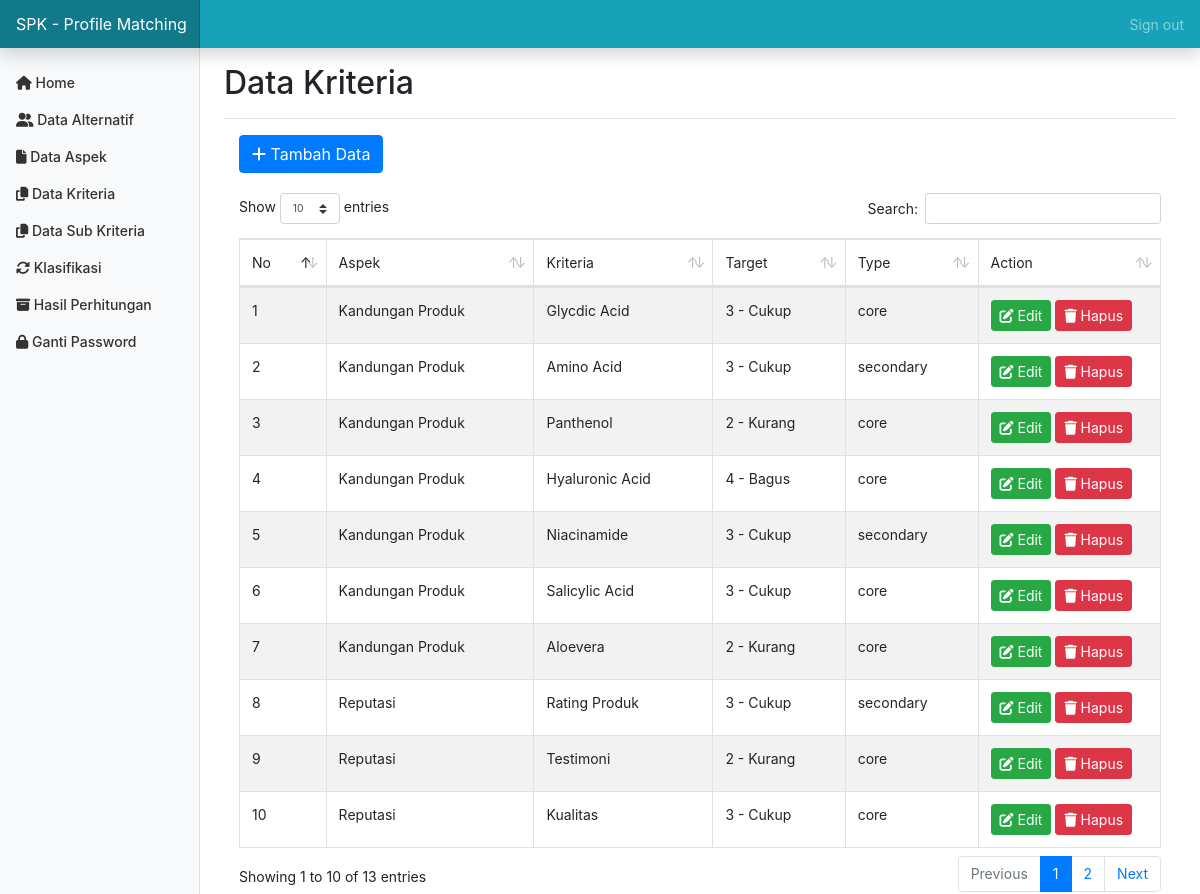
The page /home.php?page=kriteria (signed in) on the database its author committed.
### tables this page shows
CREATE TABLE `pm_faktor` (
  `id_faktor` int NOT NULL,
  `id_aspek` int NOT NULL,
  `faktor` varchar(100) NOT NULL,
  `target` int NOT NULL,
  `type` varchar(20) NOT NULL
);

CREATE TABLE `pm_aspek` (
  `id_aspek` int NOT NULL,
  `aspek` varchar(50) NOT NULL,
  `prosentase` int NOT NULL,
  `bobot_core` int NOT NULL,
  `bobot_secondary` int NOT NULL
);

CREATE TABLE `pm_faktor_nilai` (
  `id_faktor_nilai` int NOT NULL,
  `id_faktor` int NOT NULL,
  `nama` varchar(50) NOT NULL,
  `nilai` int NOT NULL
);

### kriteria.php (the view, shortened to what this page needs)
<div class="container">
		<a href="home.php?page=tambah_kriteria">
			<button style="margin-bottom: 20px;" class="btn btn-primary"> <i class="fa fa-plus"></i> Tambah Data </button>
		</a>
		<table id="example" class="table table-striped table-bordered" style="width:100%">
	    	<thead>
	    		<tr>
	    			<td>No</td>
	    			<td>Aspek</td>
	    			<td>Kriteria</td>
	    			<td>Target</td>
	    			<td>Type</td>
	    			<td>Action</td>
	    		</tr>
	    	</thead>
	    	<tbody>
				<?php
			        $no = 1;
					$query = "SELECT a.*, b.*, c.nama, c.nilai
							FROM pm_faktor a
							LEFT JOIN pm_aspek b ON a.id_aspek = b.id_aspek
							LEFT JOIN pm_faktor_nilai c ON a.id_faktor = c.id_faktor AND c.id_faktor_nilai = a.target
							ORDER BY a.id_aspek ASC";
					$pm_faktor = $koneksi->prepare($query);
					$pm_faktor->execute();
					$res1 = $pm_faktor->get_result();
					if ($res1->num_rows > 0) {
						while ($row = $res1->fetch_assoc()) {
							$id = $row['id_faktor'];
							$aspek = $row['aspek'];
							$faktor = $row['faktor'];
							$type = $row['type'];
							$nama = $row['nama'];
							$nilai = $row['nilai'];
				?>
					<tr>
						<td><?php echo $no++; ?></td>
						<td><?php echo $aspek; ?></td>
						<td><?php echo $faktor; ?></td>
						<td><?php echo $nilai ." - ".$nama; ?></td>
						<td><?php echo $type; ?></td>
						<td>
							<a href="home.php?page=edit_kriteria&aa=<?php echo base64_encode($id) ?>">
								<button class="btn btn-success btn-sm"> <i class="fa fa-edit"></i> Edit </button>
							</a>
							<a href="hapus_kriteria.php?aa=<?php echo base64_encode($id) ?>" onclick="javascript: return confirm('Apakah Anda yakin ingin menghapus data ini?')">
								<button class="btn btn-danger btn-sm"> <i class="fa fa-trash"></i> Hapus </button>
							</a>
						</td>
					</tr>
			    <?php } } else { ?>
				    <tr>
				    	<td colspan='7'>Tidak ada data ditemukan</td>
				    </tr>
			    <?php } ?>
	    	</tbody>
	    </table>
    </div>

### home.php (shortened to what this page needs)
<?php
if( empty( $_SESSION['id_user'] ) ){
  $_SESSION['err'] = '<strong>ERROR!</strong> Anda harus login terlebih dahulu.';
  header('Location: ./login.php');
  die();
} else {
?>
<!DOCTYPE html>
<html lang="en">
  <head>
    <link href="css/bootstrap.css" rel="stylesheet">
    <link rel="stylesheet" type="text/css" href="css/dataTables.bootstrap4.min.css">
    <link href="css/dashboard.css" rel="stylesheet">
  </head>
  <body>
    <nav class="navbar navbar-dark sticky-top bg-info flex-md-nowrap p-0 shadow">
  <a class="navbar-brand col-md-3 col-lg-2 mr-0 px-3" href="#">SPK - Profile Matching</a>
  <ul class="navbar-nav px-3">
    <li class="nav-item text-nowrap">
      <a class="nav-link" href="keluar.php"> <span data-feather="log-out"></span> Sign out </a>
    </li>
  </ul>
</nav>
<div class="container-fluid">
  <div class="row">
     <?php include "menu.php"; ?>
    <main role="main" class="col-md-9 ml-sm-auto col-lg-10 px-md-4">
      <div class="d-flex justify-content-between flex-wrap flex-md-nowrap align-items-center pt-3 pb-2 mb-3 border-bottom">
        <h1 class="h2">
          <?php
            if (isset($_REQUEST['page'])){
               $page = $_REQUEST['page'];
              switch($page ){
                case 'kriteria':
                  echo "Data Kriteria";
                  break;
                }
            } else {
              echo "Home";
            }
          ?>
        </h1>
      </div>
      <div class="table-responsive">
        <?php
  if( isset($_REQUEST['page'] )){
    $page = $_REQUEST['page'];
    switch($page ){
      case 'kriteria':
        include "kriteria.php";
        break;
    }
  }
  ?>
      </div>
    </main>
  </div>
</div>
  </body>
</html>
<?php
}
?>

### menu.php (shortened to what this page needs)
<?php
    if( !empty( $_SESSION['id_user'] ) ){
?>
<nav id="sidebarMenu" class="col-md-3 col-lg-2 d-md-block bg-light sidebar collapse">
      <div class="sidebar-sticky pt-3">
        <ul class="nav flex-column">
          <li class="nav-item">
            <a class="nav-link" href="home.php">
              <span class="fas fa-home" style="font-size:14px"></span>
              Home <span class="sr-only">(current)</span>
            </a>
          </li>
          <li class="nav-item">
            <a class="nav-link" href="?page=alternatif">
              <span class="fas fa-user-friends" style="font-size:14px"></span>
              Data Alternatif
            </a>
          </li>
          <li class="nav-item">
            <a class="nav-link" href="?page=aspek">
              <span class="fas fa-file" style="font-size:14px"></span>
              Data Aspek
            </a>
          </li>
          <li class="nav-item">
            <a class="nav-link" href="?page=kriteria">
              <span class="fas fa-copy" style="font-size:14px"></span>
              Data Kriteria
            </a>
          </li>
          <li class="nav-item">
            <a class="nav-link" href="?page=subkriteria">
              <span class="fas fa-copy" style="font-size:14px"></span>
              Data Sub Kriteria
            </a>
          </li>
          <li class="nav-item">
            <a class="nav-link" href="?page=profile">
              <span class="fas fa-sync-alt" style="font-size:14px"></span>
              Klasifikasi
            </a>
          </li>
          <li class="nav-item">
            <a class="nav-link" href="?page=perhitungan">
              <span class="fas fa-archive" style="font-size:14px"></span>
              Hasil Perhitungan
            </a>
          </li>
           <li class="nav-item">
            <a class="nav-link" href="?page=gantipassword">
              <span class="fas fa-lock" style="font-size:14px "></span>
              Ganti Password
            </a>
          </li>
        </ul>
      </div>
    </nav>
<?php
} else {
	header("Location: ./");
	die();
}
?>

### css/dashboard.css (style rules this page uses)
body { font-size: .875rem; }
.sidebar { position: fixed; top: 0; bottom: 0; left: 0; z-index: 100; padding: 48px 0 0; box-shadow: inset -1px 0 0 rgba(0, 0, 0, .1); }
.sidebar-sticky { position: relative; top: 0; height: calc(100vh - 48px); padding-top: .5rem; overflow-x: hidden; overflow-y: auto; }
.sidebar .nav-link { font-weight: 500; color: #333; }
.navbar-brand { padding-top: .75rem; padding-bottom: .75rem; font-size: 1rem; background-color: rgba(0, 0, 0, .25); box-shadow: inset -1px 0 0 rgba(0, 0, 0, .25); }

### rows shown on the page
pm_faktor: id_aspek.aspek "Kandungan Produk", faktor "Glycdic Acid", pm_faktor_nilai.nilai "3", pm_faktor_nilai.nama "Cukup", type "core"
pm_faktor: id_aspek.aspek "Kandungan Produk", faktor "Amino Acid", pm_faktor_nilai.nilai "3", pm_faktor_nilai.nama "Cukup", type "secondary"
pm_faktor: id_aspek.aspek "Kandungan Produk", faktor "Panthenol", pm_faktor_nilai.nilai "2", pm_faktor_nilai.nama "Kurang", type "core"
pm_faktor: id_aspek.aspek "Kandungan Produk", faktor "Hyaluronic Acid", pm_faktor_nilai.nilai "4", pm_faktor_nilai.nama "Bagus", type "core"
pm_faktor: id_aspek.aspek "Kandungan Produk", faktor "Niacinamide", pm_faktor_nilai.nilai "3", pm_faktor_nilai.nama "Cukup", type "secondary"
pm_faktor: id_aspek.aspek "Kandungan Produk", faktor "Salicylic Acid", pm_faktor_nilai.nilai "3", pm_faktor_nilai.nama "Cukup", type "core"
pm_faktor: id_aspek.aspek "Kandungan Produk", faktor "Aloevera", pm_faktor_nilai.nilai "2", pm_faktor_nilai.nama "Kurang", type "core"
pm_faktor: id_aspek.aspek "Reputasi", faktor "Rating Produk", pm_faktor_nilai.nilai "3", pm_faktor_nilai.nama "Cukup", type "secondary"
pm_faktor: id_aspek.aspek "Reputasi", faktor "Testimoni", pm_faktor_nilai.nilai "2", pm_faktor_nilai.nama "Kurang", type "core"
pm_faktor: id_aspek.aspek "Reputasi", faktor "Kualitas", pm_faktor_nilai.nilai "3", pm_faktor_nilai.nama "Cukup", type "core"
